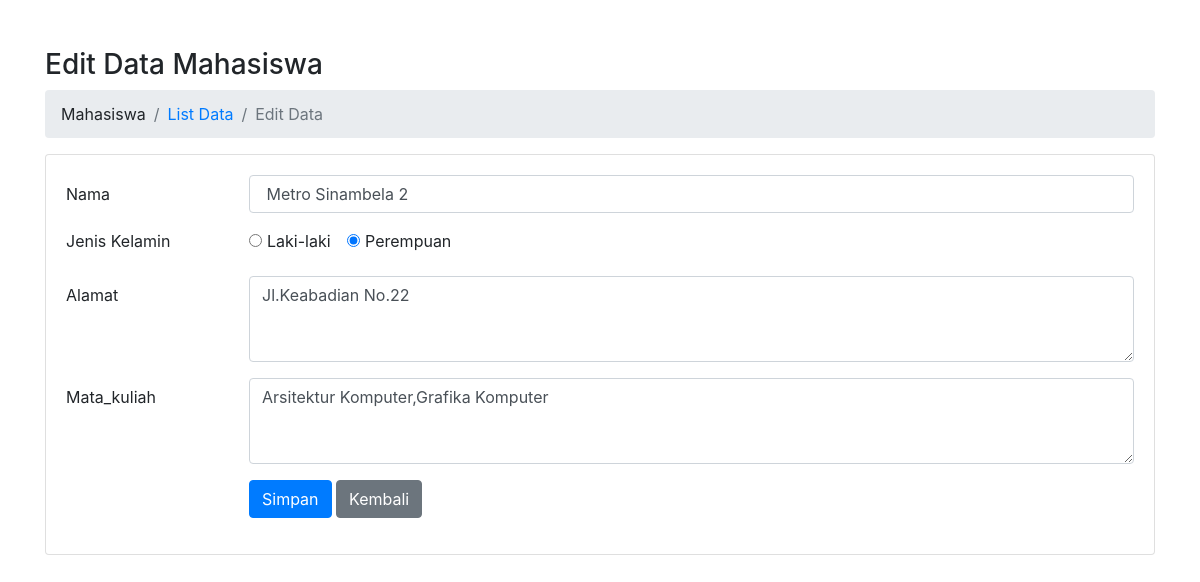
Screenshot of /mahasiswa/edit/2 with the database file from the repository.
### tables this page shows
CREATE TABLE `mahasiswa` (
  `ID` int(11) NOT NULL,
  `Nama` varchar(150) DEFAULT NULL,
  `Jenis_kelamin` varchar(20) DEFAULT NULL,
  `Alamat` text DEFAULT NULL,
  `Mata_kuliah` text DEFAULT NULL
);

### application/controllers/Mahasiswa.php (called while the page is built, shortened)
<?php
class Mahasiswa extends CI_Controller
{
    public function __construct()
    {
        $this->load->model("Model_mhs");
    }
    public function edit($id = null)
    {
        $Mahasiswa = $this->Model_mhs;
        $data["title"] = "Edit Data Mahasiswa";
        $data["data_mahasiswa"] = $Mahasiswa->getById($id);
        $this->load->view('templates/header', $data);
        $this->load->view('mahasiswa/edit', $data);
        $this->load->view('templates/footer');
    }
}

### index.php (called while the page is built, shortened)
<?php
require_once BASEPATH.'core/CodeIgniter.php';

### application/models/Model_mhs.php (called while the page is built, shortened)
<?php
class Model_mhs extends CI_Model
{
    private $table = 'mahasiswa';
    public function getById($id)
    {
        return $this->db->get_where($this->table, ["ID" => $id])->row();
    }
}

### application/views/mahasiswa/edit.php (the view, shortened to what this page needs)
<div class="container pt-5">
    <h3><?= $title ?></h3>
    <nav aria-label="breadcrumb">
        <ol class="breadcrumb ">
            <li class="breadcrumb-item"><a>Mahasiswa</a></li>
            <li class="breadcrumb-item "><a href="<?= base_url('mahasiswa'); ?>">List Data</a></li>
            <li class="breadcrumb-item active" aria-current="page">Edit Data</li>
        </ol>
    </nav>
    <div class="row">
        <div class="col-md-12">
            <div class="card">
                <div class="card-body">
                    <?php
                    $attributes = array('id' => 'FrmEditMahasiswa', 'method' => "post", "autocomplete" => "off");
                    echo form_open('', $attributes);
                    ?>
                    <div class="form-group row">
                        <label for="Nama" class="col-sm-2 col-form-label">Nama</label>
                        <div class="col-sm-10">
                            <input type="text" class="form-control" id="Nama" name="Nama" value=" <?= $data_mahasiswa->Nama; ?>">
                        </div>
                    </div>
                    <fieldset class="form-group">
                        <div class="row">
                            <legend class="col-form-label col-sm-2 pt-0">Jenis Kelamin</legend>
                            <div class="col-sm-10">
                                <div class="form-check form-check-inline">
                                    <input class="form-check-input" type="radio" id="Jenis_kelamin" name="Jenis_kelamin" value="Laki-laki" <?php if ($data_mahasiswa->Jenis_kelamin == "Laki-laki") : echo "checked";
                                                                                                                                            endif; ?>>
                                    <label class="form-check-label" for="Jenis_kelamin">
                                        Laki-laki
                                    </label>
                                </div>
                                <div class="form-check form-check-inline">
                                    <input class="form-check-input" type="radio" id="Jenis_kelamin2" name="Jenis_kelamin" value="Perempuan" <?php if ($data_mahasiswa->Jenis_kelamin == "Perempuan") : echo "checked";
                                                                                                                                            endif; ?>>
                                    <label class="form-check-label" for="Jenis_kelamin2">
                                        Perempuan
                                    </label>
                                </div>
                            </div>
                        </div>
                    </fieldset>
                    <div class="form-group row">
                        <label for="Alamat" class="col-sm-2 col-form-label">Alamat</label>
                        <div class="col-sm-10">
                            <textarea class="form-control" id="Alamat" name="Alamat" rows="3"><?= $data_mahasiswa->Alamat; ?></textarea>
                        </div>
                    </div>
                    <div class="form-group row">
                        <label for="Mata_kuliah" class="col-sm-2 col-form-label">Mata_kuliah</label>
                        <div class="col-sm-10">
                           <textarea class="form-control" id="Mata_kuliah" rows="3"name="Mata_kuliah"><?= $data_mahasiswa->Mata_kuliah ?></textarea>
                        </div>
                    </div>
                    <div class="form-group row">
                        <div class="col-sm-10 offset-md-2">
                            <button type="submit" class="btn btn-primary">Simpan</button>
                            <a class="btn btn-secondary" href="javascript:history.back()">Kembali</a>
                        </div>
                    </div>
                    </form>
                </div>
            </div>
        </div>
    </div>
</div>

### rows the page displays
mahasiswa: Nama "Metro Sinambela 2", Jenis_kelamin "☐ Laki-laki", Jenis_kelamin "☑ Perempuan", Alamat "Jl.Keabadian No.22", Mata_kuliah "Arsitektur Komputer,Grafika Komputer"

### other values shown
$title "Edit Data Mahasiswa"
